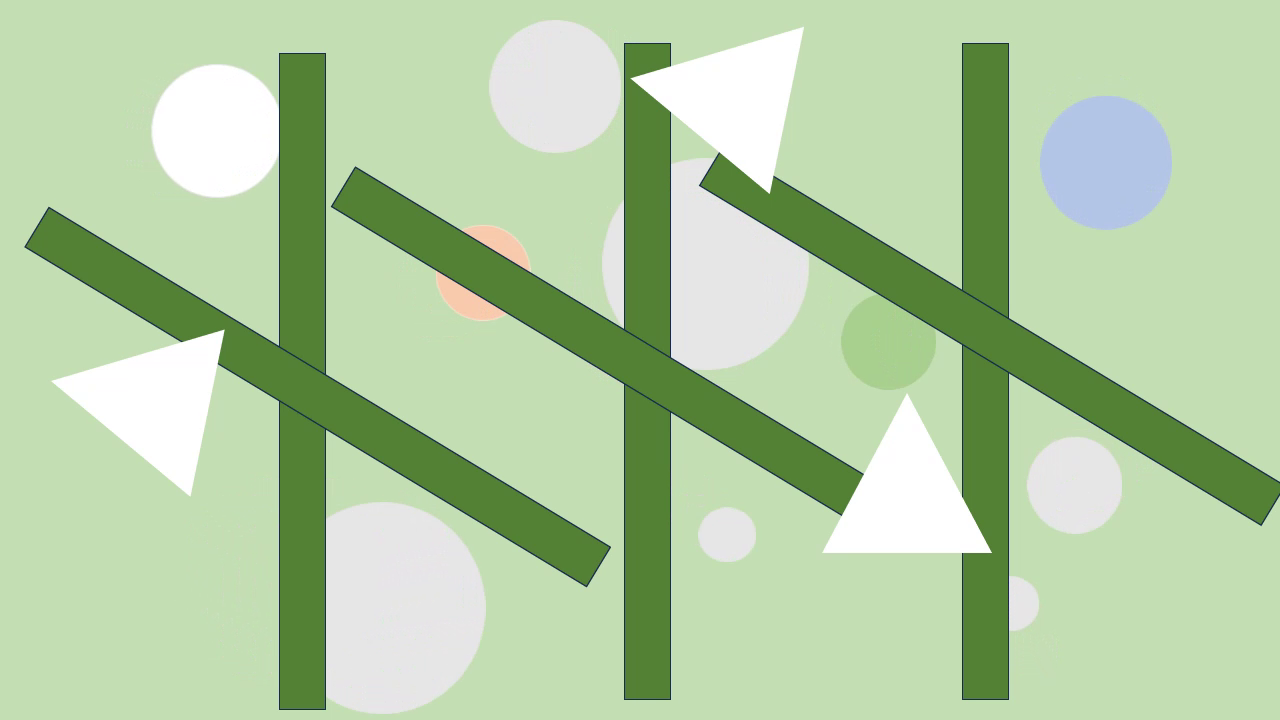
#> input picture frame 15 of Dot_Track_Vid_2023.mp4, 1280 x 720 px, given in place of the camera
$ python CSRT_KCF_Track.py
#> lines starting #> are read from the running program, lines starting #| are printed output that depends on the picture
import cv2
import numpy as np
from google.colab.patches import cv2_imshow
from scipy.stats import mode
import argparse

def choose_tracker(tracker_type):
    if tracker_type == "CSRT":
        return cv2.TrackerCSRT_create()
    elif tracker_type == "KCF":
        return cv2.TrackerKCF_create()

def CircleTracking(tracker_type, input_video_path, output_video_path, output_txt_path):
    # Open the video file
    video = cv2.VideoCapture(input_video_path)

    # Read first frame
    success, frame = video.read()
#> frame is the input picture: shape (720, 1280, 3); mean B, G, R 164.8, 205.8, 179.7
    if not success:
        print('Failed to read video')

    # Output video settings
    fps = int(video.get(cv2.CAP_PROP_FPS))
    frame_width = int(video.get(cv2.CAP_PROP_FRAME_WIDTH))
    frame_height = int(video.get(cv2.CAP_PROP_FRAME_HEIGHT))
    output_video = cv2.VideoWriter(output_video_path,
                                   cv2.VideoWriter_fourcc(*"mp4v"),
                                   fps, (frame_width, frame_height))

    # Create an empty dictionary to store circle positions per frame
    circle_positions = {}

    frame_number = 0  # Initialize frame number

    # Create a dictionary to hold trackers for each circle
    trackers = {}

    while True:
        ret, frame = video.read()
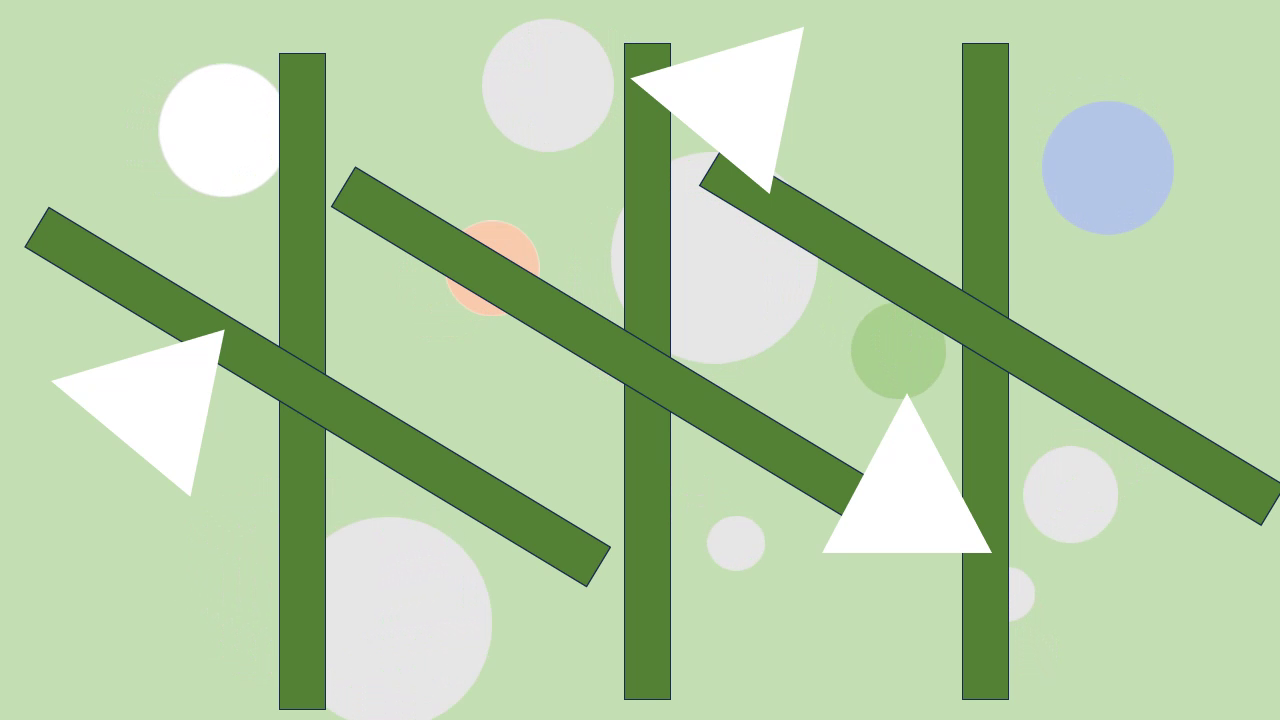
#> input picture frame 16 of Dot_Track_Vid_2023.mp4, 1280 x 720 px, given in place of the camera
#> frame is the input picture: shape (720, 1280, 3); mean B, G, R 164.7, 205.8, 179.7
        if not ret:
            break

        frame_number += 1  # Increment frame number

        # Convert frame to grayscale for circle detection
        gray = cv2.cvtColor(frame, cv2.COLOR_BGR2GRAY)
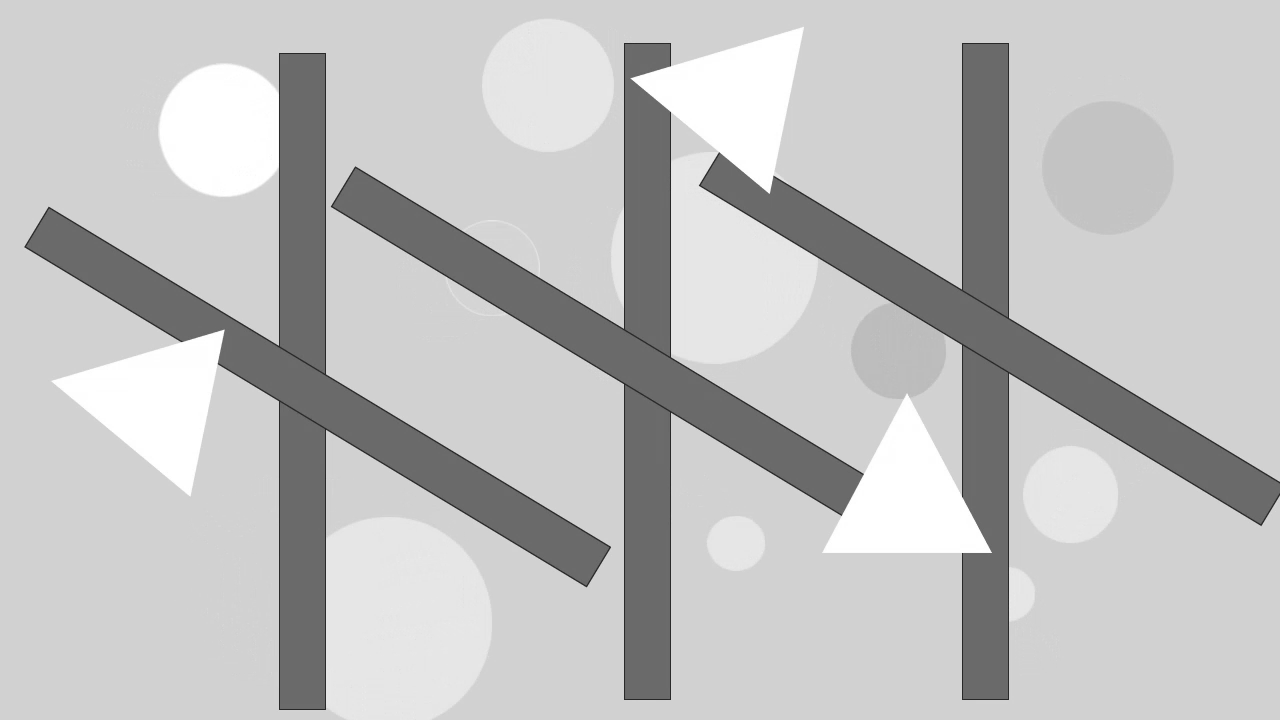
#> gray: shape (720, 1280); min 36, max 255, mean 193.2

        # Apply GaussianBlur to reduce noise
        gray_blurred = cv2.GaussianBlur(gray, (5, 5), 0)

        # Detect circles using HoughCircles on the thresholded image, HP: 0.7, 50, 20, 40, 1, 300
        circles = cv2.HoughCircles(gray_blurred, cv2.HOUGH_GRADIENT, dp=0.7, minDist=50,
                                   param1=20, param2=40, minRadius=1, maxRadius=300)
#> circles = [[224.5, 129.5, 66.1], [1108.5, 167.5, 66.4], [386.5, 621.5, 104.8], [546.5, 84.5, 66.3], [713.5, 258.5, 104], [1071.5, 494.5, 48.2], [490.5, 269.5, 47.2], [897.5, 352.5, 46.6], [735.5, 543.5, 28.2]]

        if circles is not None:
            circles = np.round(circles[0, :]).astype("int")
#> circles = [[224, 130, 66], [1108, 168, 66], [386, 622, 105], [546, 84, 66], [714, 258, 104], [1072, 494, 48], [490, 270, 47], [898, 352, 47], [736, 544, 28]]
            #print(f'Number of detected circles: {len(circles)}')

            # Loop over detected circles
            for circle_id, (x, y, r) in enumerate(circles):
                # Assign different colors to each circle based on circle_id using HSV color space
                hue = int(180 * circle_id / len(circles))  # Varying hue values
                color = tuple(int(x) for x in cv2.cvtColor(np.uint8([[[hue, 255, 255]]]), cv2.COLOR_HSV2BGR)[0][0])

                # Bounding box around the circle
                bbox = (x - r, y - r, 2 * r, 2 * r)

                # Ensure the circle coordinates are within the image boundaries
                x = max(0, x - r)
                y = max(0, y - r)

                # Get the grayscale ROI of the detected circle
                circle_roi_gray = gray[y:y+2*r, x:x+2*r]

                # Calculate the mode of grayscale values within the circle's ROI
                mode_result = mode(circle_roi_gray.flatten())
                mode_value = mode_result.mode

                if circle_id not in trackers:
                    # Create a tracker for the circle
                    tracker = choose_tracker(tracker_type)
                    tracker.init(frame, bbox)
                    trackers[circle_id] = tracker

                # Update the tracker for the circle
                success, bbox_t = trackers[circle_id].update(frame)
                if success:
                    x, y, w, h = [int(coord) for coord in bbox_t]
                    cv2.rectangle(frame, (x, y), (x + w, y + h), color, 2)
                    # Calculate center coordinates of the bounding box
                    center_x = x + w // 2
                    center_y = y + h // 2

                    # Draw the circle number in the middle of the bounding box
                    cv2.putText(frame, f'{circle_id + 1}', (center_x - 10, center_y + 10),
                                cv2.FONT_HERSHEY_SIMPLEX, 1, (0, 0, 255), 2)

                    # Store circle positions for this frame
                    circle_positions.setdefault(frame_number, []).append((x + w // 2, y + h // 2))  # Center position
#> this loop made 1 pass
#> (circle_id, r, hue, color, bbox, mode_result) on pass 1: (0, 66, 0, (0, 0, 255), (158, 64, 132, 132), (255, 10019))
#> pass 1, in CircleTracking, `circle_roi_gray = gray[y:y+2*r, x:x+2*r]`:
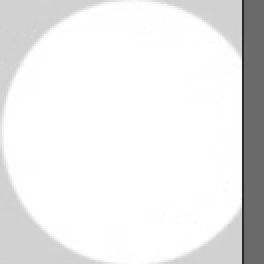
#> circle_roi_gray: shape (132, 132) (shown 2 times larger); min 38, max 255, mean 234.3
#> after the loop, circle_positions = 0 items; trackers = 0 items

        # Write frame with circles to output video
        output_video.write(frame)

        # Display the frame (optional)
        #cv2_imshow(frame)
        #if cv2.waitKey(1) & 0xFF == ord('q'):
        #    break

    # Write circle positions to a text file
    with open(output_txt_path, "w") as file:
        for frame_num, circles in circle_positions.items():
            file.write(f"Frame {frame_num}: ")

def main():
    # Create ArgumentParser object
    parser = argparse.ArgumentParser(description='Circle Tracking with CSRT/KCF trackers')

    # Add command line arguments
    parser.add_argument('--tracker_type', type=str, choices=['CSRT', 'KCF'], help='Choose tracker type')
    parser.add_argument('--input_video_path', type=str, help='Path to the input video')
    parser.add_argument('--output_video_path', type=str, help='Path to save the output video')
    parser.add_argument('--output_txt_path', type=str, help='Path to save the output circle positions text file')

    # Parse the arguments
    args = parser.parse_args()

    # Call CircleTracking with the provided arguments
    CircleTracking(args.tracker_type, args.input_video_path, args.output_video_path, args.output_txt_path)

if __name__ == "__main__":
#> (the run stopped early here; a loop or call above may not have finished)

$ run again, starting later in the video
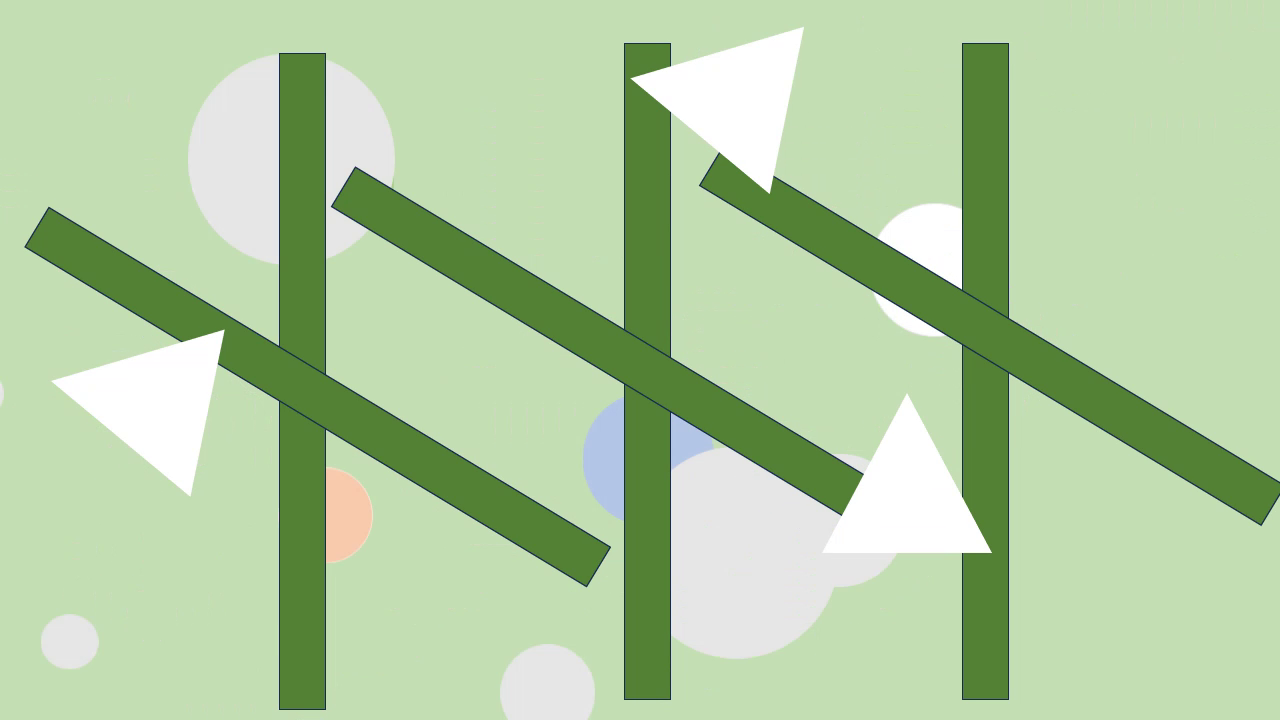
#> input picture frame 68 of Dot_Track_Vid_2023.mp4, 1280 x 720 px, given in place of the camera
#> in CircleTracking, frame is the input picture: shape (720, 1280, 3); mean B, G, R 163.1, 205.7, 179
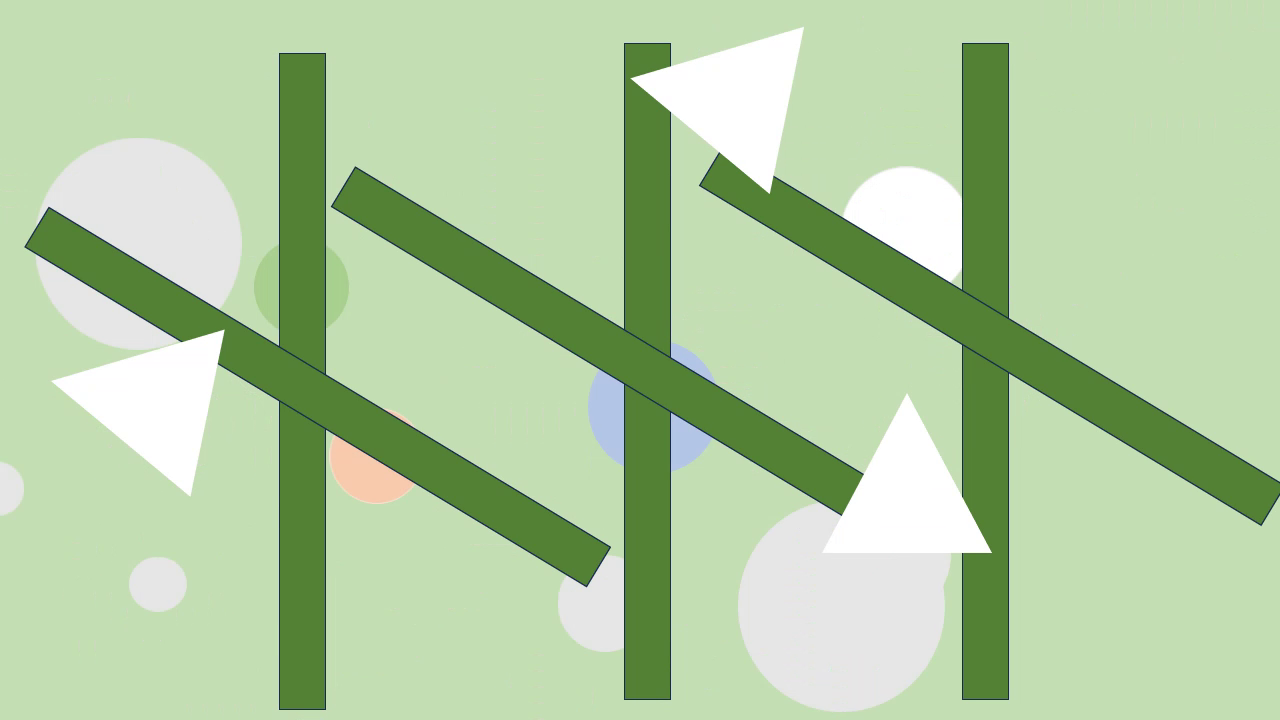
#> input picture frame 69 of Dot_Track_Vid_2023.mp4, 1280 x 720 px, given in place of the camera
#> in CircleTracking, frame is the input picture: shape (720, 1280, 3); mean B, G, R 163.4, 205.8, 179.3
#> in CircleTracking, `circles = cv2.HoughCircles(gray_blurred, cv2.HOUGH_GRADIENT, dp=0.7, m..`: circles = [[137.5, 242.5, 104.3], [840.5, 608.5, 103.2], [905.5, 231.5, 65], [376.5, 456.5, 47.9], [300.5, 285.5, 47.7], [653.5, 408.5, 64.8], [159.5, 583.5, 26.6]]
#> in CircleTracking, `circles = np.round(circles[0, :]).astype("int")`: circles = [[138, 242, 104], [840, 608, 103], [906, 232, 65], [376, 456, 48], [300, 286, 48], [654, 408, 65], [160, 584, 27]]
#> the loop in CircleTracking, `for circle_id, (x, y, r) in enumerate(circles):` made 1 pass
#> (circle_id, r, hue, color, bbox, mode_result) on pass 1: (0, 104, 0, (0, 0, 255), (34, 138, 208, 208), (230, 21865))
#> pass 1, in CircleTracking, `circle_roi_gray = gray[y:y+2*r, x:x+2*r]`:
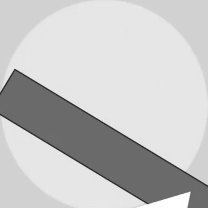
#> circle_roi_gray: shape (208, 208); min 38, max 255, mean 197.1
#> after the loop in CircleTracking, `for circle_id, (x, y, r) in enumerate(circles):`: circle_positions = 0 items

$ run again, starting later in the video
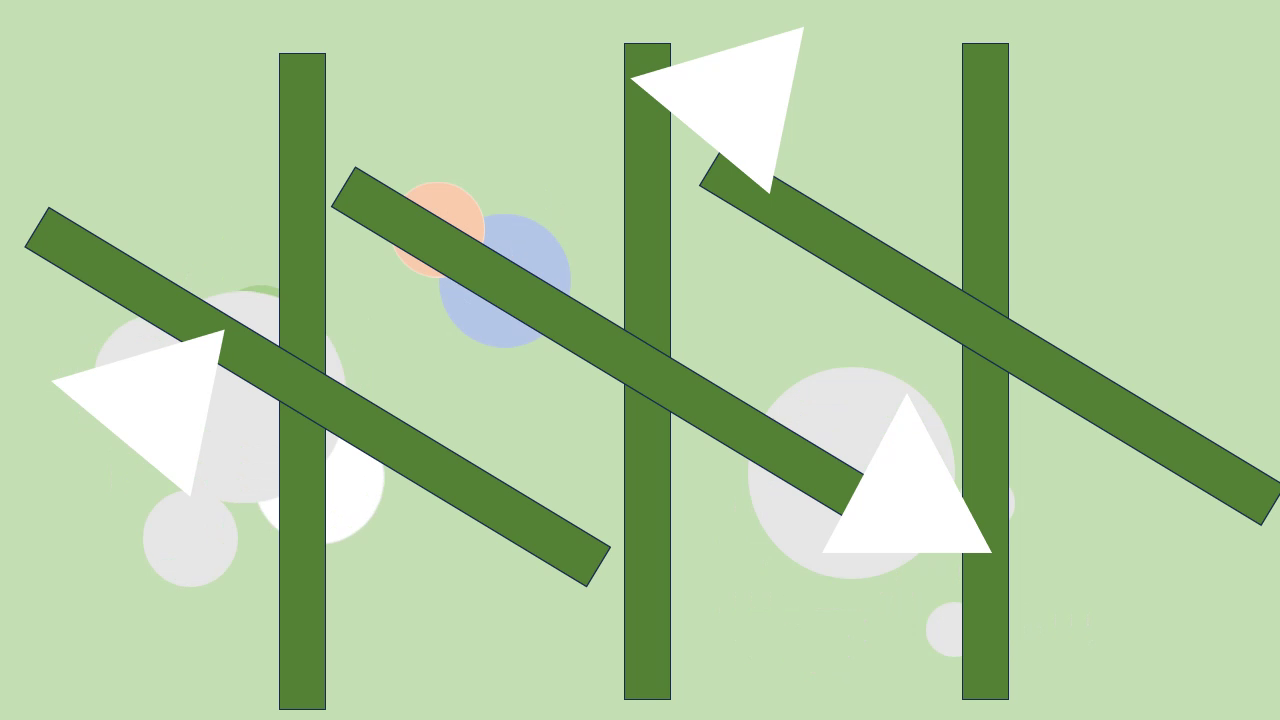
#> input picture frame 122 of Dot_Track_Vid_2023.mp4, 1280 x 720 px, given in place of the camera
#> in CircleTracking, frame is the input picture: shape (720, 1280, 3); mean B, G, R 162, 205.5, 178.1
#> in CircleTracking, `gray = cv2.cvtColor(frame, cv2.COLOR_BGR2GRAY)`:
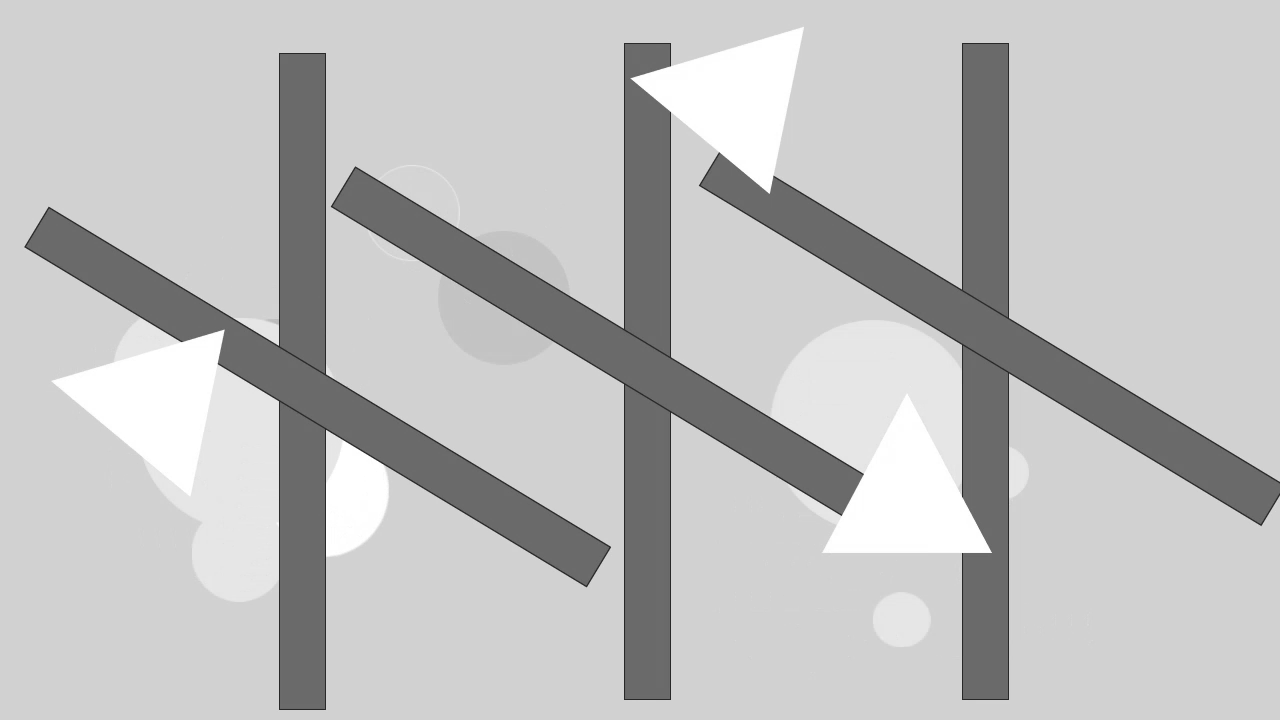
#> gray: shape (720, 1280); min 35, max 255, mean 192.3
#> in CircleTracking, `circles = cv2.HoughCircles(gray_blurred, cv2.HOUGH_GRADIENT, dp=0.7, m..`: circles = [[503.5, 297.5, 66.7], [873.5, 425.5, 105.3], [412.5, 212.5, 48.5], [321.5, 490.5, 66.5], [237.5, 430.5, 97.9], [238.5, 552.5, 48.3], [899.5, 619.5, 27.1]]
#> in CircleTracking, `circles = np.round(circles[0, :]).astype("int")`: circles = [[504, 298, 67], [874, 426, 105], [412, 212, 48], [322, 490, 66], [238, 430, 98], [238, 552, 48], [900, 620, 27]]
#> the loop in CircleTracking, `for circle_id, (x, y, r) in enumerate(circles):` made 1 pass
#> (circle_id, r, hue, color, bbox, mode_result) on pass 1: (0, 67, 0, (0, 0, 255), (437, 231, 134, 134), (106, 6065))
#> pass 1, in CircleTracking, `circle_roi_gray = gray[y:y+2*r, x:x+2*r]`:
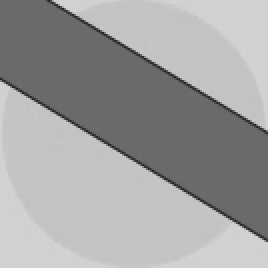
#> circle_roi_gray: shape (134, 134) (shown 2 times larger); min 36, max 213, mean 160.2
#> after the loop in CircleTracking, `for circle_id, (x, y, r) in enumerate(circles):`: circle_positions = 0 items
